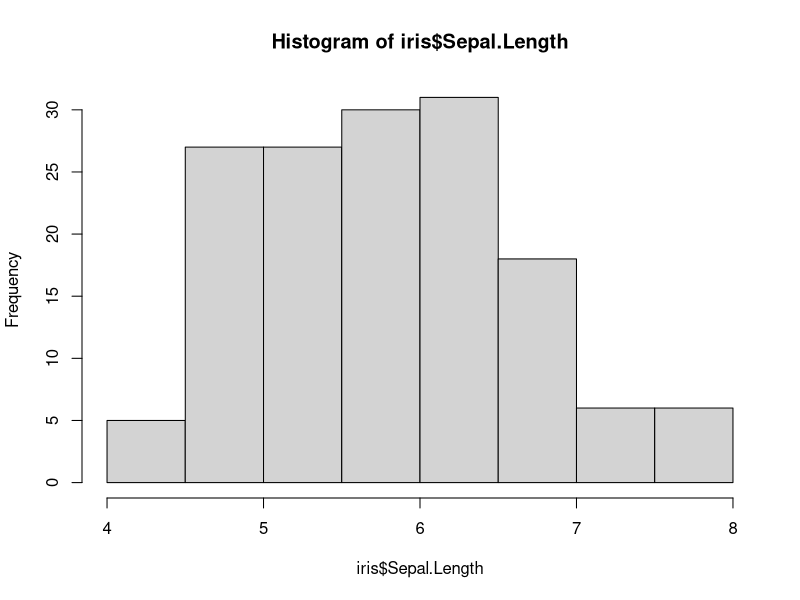
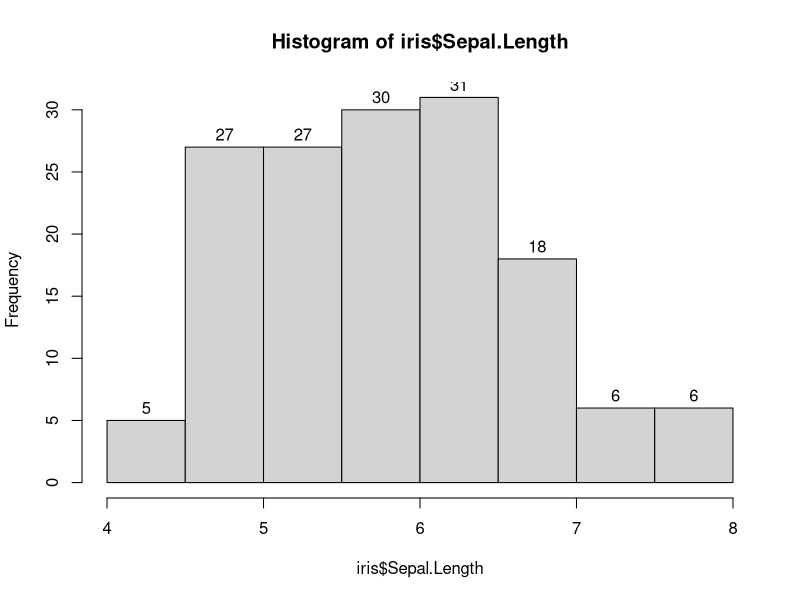

Here is the R script that generated these plots, in order:
## ---- chunk 1
head(iris, n=10)
summary(iris)
## ---- chunk 2
hist(iris$Sepal.Length)
## ---- chunk 3

## ---- chunk 4
hist(iris$Sepal.Length, labels = T)
